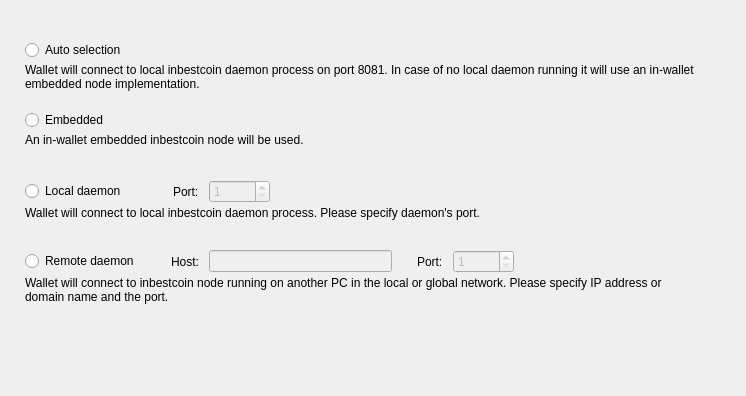
<?xml version="1.0" encoding="UTF-8"?>
<ui version="4.0">
 <class>ConnectionOptionsFrame</class>
 <widget class="QFrame" name="ConnectionOptionsFrame">
  <property name="geometry">
   <rect>
    <x>0</x>
    <y>0</y>
    <width>746</width>
    <height>396</height>
   </rect>
  </property>
  <property name="windowTitle">
   <string>Frame</string>
  </property>
  <property name="frameShape">
   <enum>QFrame::NoFrame</enum>
  </property>
  <property name="frameShadow">
   <enum>QFrame::Raised</enum>
  </property>
  <layout class="QVBoxLayout" name="verticalLayout_5">
   <property name="spacing">
    <number>0</number>
   </property>
   <property name="leftMargin">
    <number>25</number>
   </property>
   <property name="topMargin">
    <number>40</number>
   </property>
   <property name="rightMargin">
    <number>49</number>
   </property>
   <item>
    <widget class="QWidget" name="widget" native="true">
     <property name="sizePolicy">
      <sizepolicy hsizetype="Preferred" vsizetype="Fixed">
       <horstretch>0</horstretch>
       <verstretch>0</verstretch>
      </sizepolicy>
     </property>
     <property name="minimumSize">
      <size>
       <width>0</width>
       <height>70</height>
      </size>
     </property>
     <property name="maximumSize">
      <size>
       <width>16777215</width>
       <height>70</height>
      </size>
     </property>
     <layout class="QVBoxLayout" name="verticalLayout" stretch="0,1">
      <property name="spacing">
       <number>3</number>
      </property>
      <property name="leftMargin">
       <number>0</number>
      </property>
      <property name="topMargin">
       <number>0</number>
      </property>
      <property name="rightMargin">
       <number>0</number>
      </property>
      <property name="bottomMargin">
       <number>0</number>
      </property>
      <item>
       <widget class="QRadioButton" name="m_autoRadio">
        <property name="text">
         <string>Auto selection</string>
        </property>
        <attribute name="buttonGroup">
         <string notr="true">m_connectionButtonGroup</string>
        </attribute>
       </widget>
      </item>
      <item alignment="Qt::AlignTop">
       <widget class="WalletGui::WalletSmallGrayTextLabel" name="m_autoHelperLabel">
        <property name="text">
         <string>Wallet will connect to local inbestcoin daemon process on port 8081. In case of no local daemon running it will use an in-wallet embedded node implementation.</string>
        </property>
        <property name="alignment">
         <set>Qt::AlignLeading|Qt::AlignLeft|Qt::AlignTop</set>
        </property>
        <property name="wordWrap">
         <bool>true</bool>
        </property>
        <property name="indent">
         <number>0</number>
        </property>
       </widget>
      </item>
     </layout>
    </widget>
   </item>
   <item>
    <widget class="QWidget" name="widget_2" native="true">
     <property name="sizePolicy">
      <sizepolicy hsizetype="Preferred" vsizetype="Fixed">
       <horstretch>0</horstretch>
       <verstretch>0</verstretch>
      </sizepolicy>
     </property>
     <property name="minimumSize">
      <size>
       <width>0</width>
       <height>70</height>
      </size>
     </property>
     <property name="maximumSize">
      <size>
       <width>16777215</width>
       <height>70</height>
      </size>
     </property>
     <layout class="QVBoxLayout" name="verticalLayout_2" stretch="0,1">
      <property name="spacing">
       <number>3</number>
      </property>
      <property name="leftMargin">
       <number>0</number>
      </property>
      <property name="topMargin">
       <number>0</number>
      </property>
      <property name="rightMargin">
       <number>0</number>
      </property>
      <property name="bottomMargin">
       <number>0</number>
      </property>
      <item>
       <widget class="QRadioButton" name="m_embeddedRadio">
        <property name="text">
         <string>Embedded</string>
        </property>
        <attribute name="buttonGroup">
         <string notr="true">m_connectionButtonGroup</string>
        </attribute>
       </widget>
      </item>
      <item alignment="Qt::AlignTop">
       <widget class="WalletGui::WalletSmallGrayTextLabel" name="m_embeddedHelperLabel">
        <property name="text">
         <string>An in-wallet embedded inbestcoin node will be used.</string>
        </property>
        <property name="alignment">
         <set>Qt::AlignLeading|Qt::AlignLeft|Qt::AlignTop</set>
        </property>
        <property name="wordWrap">
         <bool>true</bool>
        </property>
        <property name="indent">
         <number>0</number>
        </property>
       </widget>
      </item>
     </layout>
    </widget>
   </item>
   <item>
    <widget class="QWidget" name="widget_3" native="true">
     <property name="sizePolicy">
      <sizepolicy hsizetype="Preferred" vsizetype="Fixed">
       <horstretch>0</horstretch>
       <verstretch>0</verstretch>
      </sizepolicy>
     </property>
     <property name="minimumSize">
      <size>
       <width>0</width>
       <height>70</height>
      </size>
     </property>
     <property name="maximumSize">
      <size>
       <width>16777215</width>
       <height>70</height>
      </size>
     </property>
     <layout class="QVBoxLayout" name="verticalLayout_3" stretch="0,1">
      <property name="spacing">
       <number>3</number>
      </property>
      <property name="leftMargin">
       <number>0</number>
      </property>
      <property name="topMargin">
       <number>0</number>
      </property>
      <property name="rightMargin">
       <number>0</number>
      </property>
      <property name="bottomMargin">
       <number>0</number>
      </property>
      <item>
       <layout class="QHBoxLayout" name="horizontalLayout">
        <property name="spacing">
         <number>10</number>
        </property>
        <item>
         <widget class="QRadioButton" name="m_localRadio">
          <property name="text">
           <string>Local daemon</string>
          </property>
          <attribute name="buttonGroup">
           <string notr="true">m_connectionButtonGroup</string>
          </attribute>
         </widget>
        </item>
        <item>
         <spacer name="horizontalSpacer">
          <property name="orientation">
           <enum>Qt::Horizontal</enum>
          </property>
          <property name="sizeType">
           <enum>QSizePolicy::Fixed</enum>
          </property>
          <property name="sizeHint" stdset="0">
           <size>
            <width>37</width>
            <height>20</height>
           </size>
          </property>
         </spacer>
        </item>
        <item>
         <widget class="QLabel" name="label">
          <property name="text">
           <string>Port:</string>
          </property>
         </widget>
        </item>
        <item alignment="Qt::AlignVCenter">
         <widget class="QSpinBox" name="m_localPortSpin">
          <property name="enabled">
           <bool>false</bool>
          </property>
          <property name="minimum">
           <number>1</number>
          </property>
          <property name="maximum">
           <number>65535</number>
          </property>
          <property name="value">
           <number>1</number>
          </property>
         </widget>
        </item>
        <item>
         <spacer name="horizontalSpacer_2">
          <property name="orientation">
           <enum>Qt::Horizontal</enum>
          </property>
          <property name="sizeHint" stdset="0">
           <size>
            <width>40</width>
            <height>20</height>
           </size>
          </property>
         </spacer>
        </item>
       </layout>
      </item>
      <item alignment="Qt::AlignTop">
       <widget class="WalletGui::WalletSmallGrayTextLabel" name="m_localHelperLabel">
        <property name="text">
         <string>Wallet will connect to local inbestcoin daemon process. Please specify daemon's port.</string>
        </property>
        <property name="alignment">
         <set>Qt::AlignLeading|Qt::AlignLeft|Qt::AlignTop</set>
        </property>
        <property name="wordWrap">
         <bool>true</bool>
        </property>
        <property name="indent">
         <number>0</number>
        </property>
       </widget>
      </item>
     </layout>
    </widget>
   </item>
   <item>
    <widget class="QWidget" name="widget_4" native="true">
     <property name="sizePolicy">
      <sizepolicy hsizetype="Preferred" vsizetype="Fixed">
       <horstretch>0</horstretch>
       <verstretch>0</verstretch>
      </sizepolicy>
     </property>
     <property name="minimumSize">
      <size>
       <width>0</width>
       <height>70</height>
      </size>
     </property>
     <property name="maximumSize">
      <size>
       <width>16777215</width>
       <height>70</height>
      </size>
     </property>
     <layout class="QVBoxLayout" name="verticalLayout_4" stretch="0,1">
      <property name="spacing">
       <number>3</number>
      </property>
      <property name="leftMargin">
       <number>0</number>
      </property>
      <property name="topMargin">
       <number>0</number>
      </property>
      <property name="rightMargin">
       <number>0</number>
      </property>
      <property name="bottomMargin">
       <number>0</number>
      </property>
      <item>
       <layout class="QHBoxLayout" name="horizontalLayout_2">
        <property name="spacing">
         <number>10</number>
        </property>
        <item>
         <widget class="QRadioButton" name="m_remoteRadio">
          <property name="text">
           <string>Remote daemon</string>
          </property>
          <attribute name="buttonGroup">
           <string notr="true">m_connectionButtonGroup</string>
          </attribute>
         </widget>
        </item>
        <item>
         <spacer name="horizontalSpacer_3">
          <property name="orientation">
           <enum>Qt::Horizontal</enum>
          </property>
          <property name="sizeType">
           <enum>QSizePolicy::Fixed</enum>
          </property>
          <property name="sizeHint" stdset="0">
           <size>
            <width>22</width>
            <height>20</height>
           </size>
          </property>
         </spacer>
        </item>
        <item>
         <widget class="QLabel" name="label_2">
          <property name="text">
           <string>Host:</string>
          </property>
         </widget>
        </item>
        <item>
         <widget class="QLineEdit" name="m_remoteHostEdit">
          <property name="enabled">
           <bool>false</bool>
          </property>
         </widget>
        </item>
        <item>
         <spacer name="horizontalSpacer_5">
          <property name="orientation">
           <enum>Qt::Horizontal</enum>
          </property>
          <property name="sizeType">
           <enum>QSizePolicy::Fixed</enum>
          </property>
          <property name="sizeHint" stdset="0">
           <size>
            <width>15</width>
            <height>20</height>
           </size>
          </property>
         </spacer>
        </item>
        <item>
         <widget class="QLabel" name="label_3">
          <property name="text">
           <string>Port:</string>
          </property>
         </widget>
        </item>
        <item alignment="Qt::AlignVCenter">
         <widget class="QSpinBox" name="m_remotePortSpin">
          <property name="enabled">
           <bool>false</bool>
          </property>
          <property name="minimum">
           <number>1</number>
          </property>
          <property name="maximum">
           <number>65535</number>
          </property>
          <property name="value">
           <number>1</number>
          </property>
         </widget>
        </item>
        <item>
         <spacer name="horizontalSpacer_4">
          <property name="orientation">
           <enum>Qt::Horizontal</enum>
          </property>
          <property name="sizeHint" stdset="0">
           <size>
            <width>40</width>
            <height>20</height>
           </size>
          </property>
         </spacer>
        </item>
       </layout>
      </item>
      <item alignment="Qt::AlignTop">
       <widget class="WalletGui::WalletSmallGrayTextLabel" name="m_remoteHelperLabel">
        <property name="text">
         <string>Wallet will connect to inbestcoin node running on another PC in the local or global network. Please specify IP address or domain name and the port.</string>
        </property>
        <property name="alignment">
         <set>Qt::AlignLeading|Qt::AlignLeft|Qt::AlignTop</set>
        </property>
        <property name="wordWrap">
         <bool>true</bool>
        </property>
        <property name="indent">
         <number>0</number>
        </property>
       </widget>
      </item>
     </layout>
    </widget>
   </item>
   <item>
    <spacer name="verticalSpacer">
     <property name="orientation">
      <enum>Qt::Vertical</enum>
     </property>
     <property name="sizeHint" stdset="0">
      <size>
       <width>665</width>
       <height>61</height>
      </size>
     </property>
    </spacer>
   </item>
  </layout>
 </widget>
 <customwidgets>
  <customwidget>
   <class>WalletGui::WalletSmallGrayTextLabel</class>
   <extends>QLabel</extends>
   <header>Gui/Common/WalletTextLabel.h</header>
  </customwidget>
 </customwidgets>
 <resources/>
 <connections>
  <connection>
   <sender>m_remoteHostEdit</sender>
   <signal>textChanged(QString)</signal>
   <receiver>ConnectionOptionsFrame</receiver>
   <slot>remoteHostNameChanged(QString)</slot>
   <hints>
    <hint type="sourcelabel">
     <x>390</x>
     <y>319</y>
    </hint>
    <hint type="destinationlabel">
     <x>372</x>
     <y>197</y>
    </hint>
   </hints>
  </connection>
  <connection>
   <sender>m_connectionButtonGroup</sender>
   <signal>buttonClicked(int)</signal>
   <receiver>ConnectionOptionsFrame</receiver>
   <slot>connectionButtonClicked(int)</slot>
   <hints>
    <hint type="sourcelabel">
     <x>-1</x>
     <y>-1</y>
    </hint>
    <hint type="destinationlabel">
     <x>372</x>
     <y>197</y>
    </hint>
   </hints>
  </connection>
  <connection>
   <sender>m_remoteRadio</sender>
   <signal>toggled(bool)</signal>
   <receiver>m_remoteHostEdit</receiver>
   <slot>setEnabled(bool)</slot>
   <hints>
    <hint type="sourcelabel">
     <x>88</x>
     <y>264</y>
    </hint>
    <hint type="destinationlabel">
     <x>312</x>
     <y>263</y>
    </hint>
   </hints>
  </connection>
  <connection>
   <sender>m_remoteRadio</sender>
   <signal>toggled(bool)</signal>
   <receiver>m_remotePortSpin</receiver>
   <slot>setEnabled(bool)</slot>
   <hints>
    <hint type="sourcelabel">
     <x>88</x>
     <y>264</y>
    </hint>
    <hint type="destinationlabel">
     <x>498</x>
     <y>263</y>
    </hint>
   </hints>
  </connection>
  <connection>
   <sender>m_localRadio</sender>
   <signal>toggled(bool)</signal>
   <receiver>m_localPortSpin</receiver>
   <slot>setEnabled(bool)</slot>
   <hints>
    <hint type="sourcelabel">
     <x>81</x>
     <y>194</y>
    </hint>
    <hint type="destinationlabel">
     <x>270</x>
     <y>193</y>
    </hint>
   </hints>
  </connection>
 </connections>
 <slots>
  <slot>remoteHostNameChanged(QString)</slot>
  <slot>connectionButtonClicked(int)</slot>
 </slots>
 <buttongroups>
  <buttongroup name="m_connectionButtonGroup"/>
 </buttongroups>
</ui>
